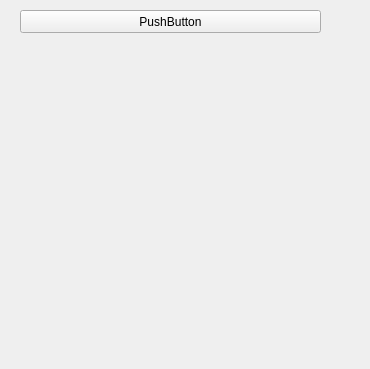
<?xml version="1.0" encoding="UTF-8"?>
<ui version="4.0">
 <class>Form</class>
 <widget class="QWidget" name="Form">
  <property name="geometry">
   <rect>
    <x>0</x>
    <y>0</y>
    <width>370</width>
    <height>369</height>
   </rect>
  </property>
  <property name="windowTitle">
   <string>Form</string>
  </property>
  <widget class="QPushButton" name="btnSave">
   <property name="geometry">
    <rect>
     <x>20</x>
     <y>10</y>
     <width>301</width>
     <height>23</height>
    </rect>
   </property>
   <property name="text">
    <string>PushButton</string>
   </property>
  </widget>
  <widget class="QWidget" name="drawer" native="true">
   <property name="geometry">
    <rect>
     <x>40</x>
     <y>60</y>
     <width>281</width>
     <height>281</height>
    </rect>
   </property>
  </widget>
 </widget>
 <resources/>
 <connections/>
</ui>
